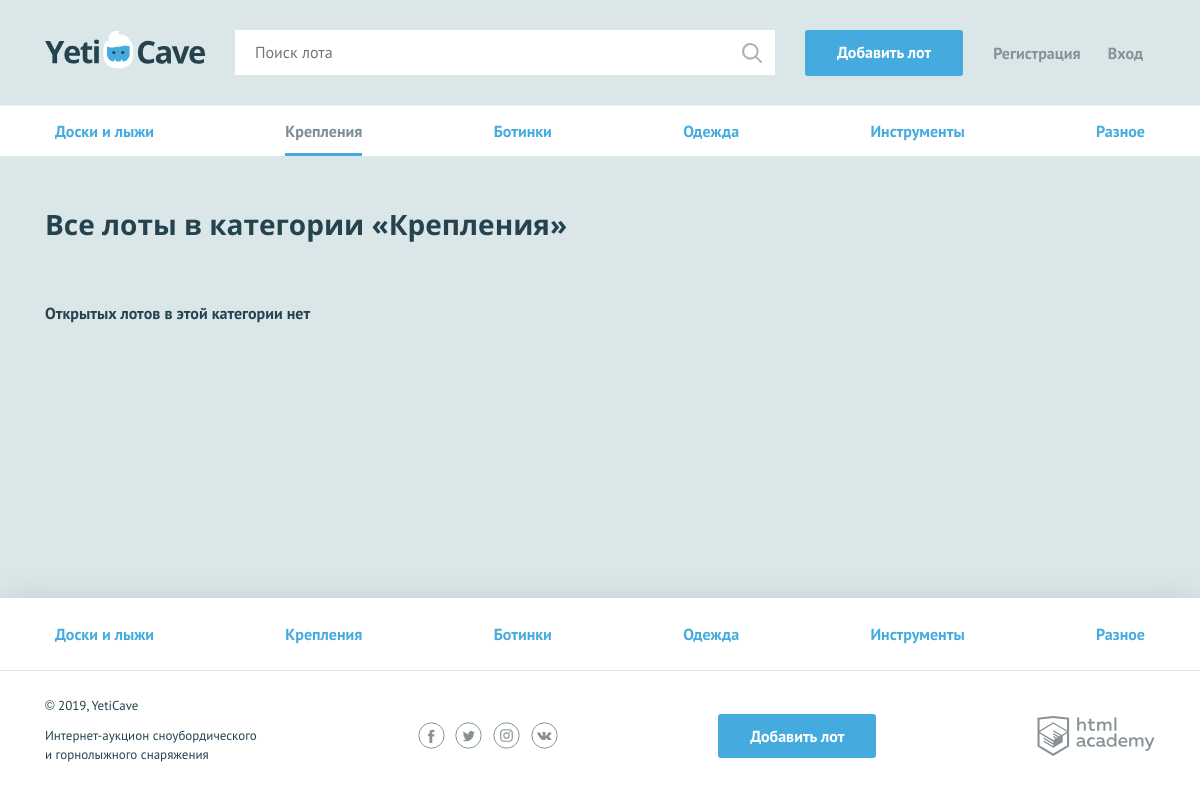
/categories.php?id=2, run on an earlier commit of the app's database.
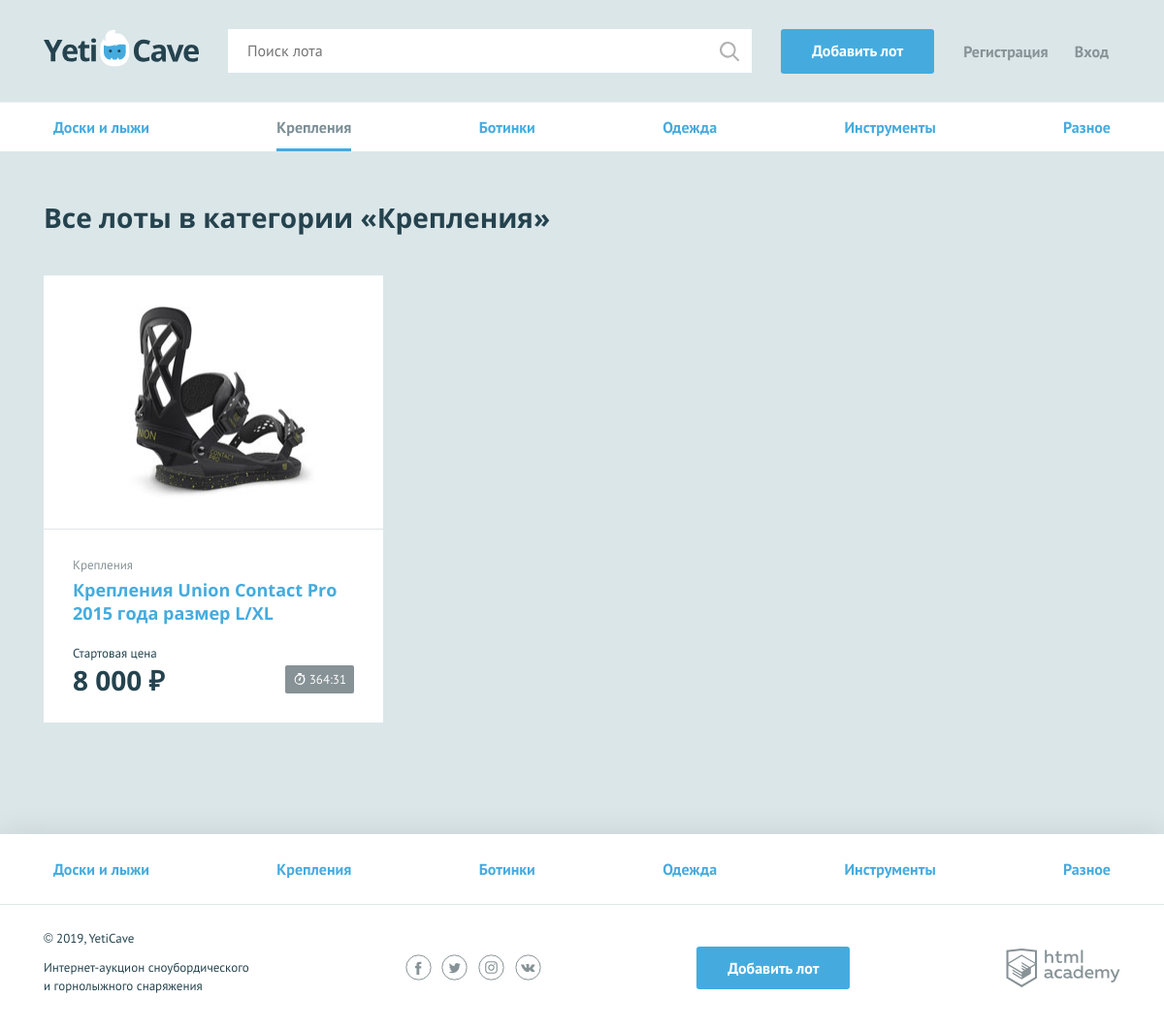
And on a later commit of the database.
### tables this page shows
CREATE TABLE Categories (
    PRIMARY KEY (id),
    id       INTEGER     NOT NULL AUTO_INCREMENT,
    code     VARCHAR(30) NOT NULL UNIQUE,
    category VARCHAR(60) NOT NULL UNIQUE
);

CREATE TABLE Lots (
    PRIMARY KEY (id),
    id          INTEGER       NOT NULL AUTO_INCREMENT,
    lot_name    VARCHAR(100)  NOT NULL,
    create_date DATETIME      DEFAULT CURRENT_TIMESTAMP,
    lot_info    VARCHAR(255),
    image_link  VARCHAR(255),
    start_price INTEGER       DEFAULT 0,
    final_date 	DATETIME      NOT NULL,
    step_rate   INTEGER       DEFAULT 1,
    author      INTEGER       NOT NULL,
    winner      INTEGER,
    cat_code    INTEGER       NOT NULL,

    FOREIGN KEY (author)   REFERENCES Users(id),
    FOREIGN KEY (winner)   REFERENCES Users(id),
    FOREIGN KEY (cat_code) REFERENCES Categories(id),

    FULLTEXT KEY flt_ix_lot_name_info (lot_name, lot_info),

    INDEX ix_lot_name (lot_name),
    INDEX ix_create_date (create_date),
    INDEX ix_start_price (start_price),
    INDEX ix_final_date (final_date),
    INDEX ix_author (author),
    INDEX ix_winner (winner)
);

### helpers.php (called while the page is built, shortened)
<?php
function include_template($name, array $data = [])
{
    $name = 'templates/' . $name;
    extract($data);
    require $name;
    $result = ob_get_clean();
    return $result;
}

### init.php (called while the page is built, shortened)
<?php
require_once 'helpers.php';
require_once 'functions.php';
$connect = mysqli_connect("localhost", "root", "_caberne55_S", "yeticave");
mysqli_set_charset($connect, "utf8");
$userName = "";
$sqlCategories = 'SELECT * FROM Categories';
$categories = getResultAsArray($connect, $sqlCategories);
$menu = include_template('menu.php', ['categories' => $categories]);

### functions.php (called while the page is built, shortened)
<?php
function formatSum($price, $currencySign = "")
{
    $roundSum = ceil($price);
    $result = number_format($roundSum, 0, ",", " ") . $currencySign;
    return $result;
}
function getDateRange($findate)
{
    $endDate = strtotime($findate);
    $nowDate = strtotime('now');
    $diffDate = $endDate - $nowDate;
    $hours = intval($diffDate / 3600);
    $arr[] = str_pad($hours, 2, "0", STR_PAD_LEFT);
    $minutes = intval(($diffDate % 3600) / 60);
    $arr[] = str_pad($minutes, 2, "0", STR_PAD_LEFT);
    return $arr;
}
function getResultAsArray($connect, $sqlQuery)
{
    $result = mysqli_query($connect, $sqlQuery);
    return mysqli_fetch_all($result, MYSQLI_ASSOC);
}
function getNumRows($connect, $sqlQuery)
{
    $result = mysqli_query($connect, $sqlQuery);
    return mysqli_num_rows($result);
}

### templates/categories.php (the view, shortened to what this page needs)
<main>
  <nav class="nav">
    <ul class="nav__list container">
    <?php foreach ($categories as $category): ?>
      <li class="nav__item <?=($currentCategory === $category['category']) ? "nav__item--current" : ""; ?>">
        <a href="categories.php?id=<?=$category['id']; ?>"><?=$category['category']; ?></a>
      </li>
    <?php endforeach; ?>
    </ul>
  </nav>
  <div class="container">
    <section class="lots">
      <h2>Все лоты в категории «<span><?=$currentCategory; ?></span>»</h2>
      <?=$lots; ?>
    </section>
  </div>
</main>

### templates/menu.php
<nav class="nav">
  <ul class="nav__list container">
   <?php foreach ($categories as $category): ?>
    <li class="nav__item">
      <a href="categories.php?id=<?=$category['id']; ?>"><?=$category['category']; ?></a>
    </li>
  <?php endforeach; ?>
  </ul>
</nav>

### templates/lots.php
<?php if (!empty($items)): ?>
<ul class="lots__list">
<?php foreach ($items as $item): ?>
  <li class="lots__item lot">
    <div class="lot__image">
      <img src="<?=$item['image_link']; ?>" width="350" height="260" alt="">
    </div>
    <div class="lot__info">
      <span class="lot__category"><?=$item['category']; ?></span>
      <h3 class="lot__title"><a class="text-link" href="lot.php?id=<?=$item['id']; ?>"><?=$item['lot_name']; ?></a></h3>
      <div class="lot__state">
        <div class="lot__rate">
        <?php if (isset($item['rate'])): ?>
          <span class="lot__amount"><?=$item['count'] . ' ' . get_noun_plural_form($item['count'], 'ставка', 'ставки', 'ставок'); ?></span>
          <span class="lot__cost"><?=formatSum($item['rate']) . ' ₽'; ?></span>
        <?php else: ?>
          <span class="lot__amount">Стартовая цена</span>
          <span class="lot__cost"><?=formatSum($item['start_price']) . ' ₽'; ?></span>
        <?php endif; ?>
        </div>
        <div class="lot__timer timer <?=getDateRange($item['final_date'])[0] == '00' ? "timer--finishing" : ""; ?>">
          <?=implode(":", getDateRange($item['final_date'])); ?>
        </div>
      </div>
    </div>
  </li>
<?php endforeach; ?>
</ul>
<?php else: ?>
<p><b><?=$notFound; ?></b></p>
<?php endif; ?>

### templates/layout.php (shortened to what this page needs)
<!DOCTYPE html>
<html lang="ru">
<head>
  <link href="../css/normalize.min.css" rel="stylesheet">
  <link href="../css/style.css" rel="stylesheet">
</head>
<body>
<div class="page-wrapper">
  <header class="main-header">
    <div class="main-header__container container">
      <a class="main-header__logo" href="index.php">
        <img src="../img/logo.svg" width="160" height="39" alt="Логотип компании YetiCave">
      </a>
      <form class="main-header__search" method="GET" action="search.php" autocomplete="off">
        <input type="search" name="search" placeholder="Поиск лота" value="<?=isset($_GET['search']) ? htmlspecialchars(trim($_GET['search'])) : ""; ?>">
        <input class="main-header__search-btn" type="submit" name="find" value="Найти">
      </form>
      <a class="main-header__add-lot button" href="add.php">Добавить лот</a>
      <nav class="user-menu">
      <?php if (isset($_SESSION['user'])): ?>
        <div class="user-menu__logged">
          <p><?=$userName; ?></p>
          <a class="user-menu__bets" href="mybets.php">Мои ставки</a>
          <a class="user-menu__logout" href="logout.php">Выход</a>
        </div>
      <?php else: ?>
        <ul class="user-menu__list">
          <li class="user-menu__item">
            <a href="signup.php">Регистрация</a>
          </li>
          <li class="user-menu__item">
            <a href="login.php">Вход</a>
          </li>
        </ul>
      <?php endif; ?>
      </nav>
    </div>
  </header>
<?=$content; ?>
</div>
<footer class="main-footer">
  <?=$menu; ?>
  <div class="main-footer__bottom container">
    <div class="main-footer__copyright">
      <p>© 2019, YetiCave</p>
      <p>Интернет-аукцион сноубордического и горнолыжного снаряжения</p>
    </div>
    <div class="main-footer__social social">
      <a class="social__link social__link--facebook" href="#">
      </a>
      <a class="social__link social__link--twitter" href="#">
      </a>
      <a class="social__link social__link--instagram" href="#">
      </a>
      <a class="social__link social__link--vkontakte" href="#">
      </a>
    </div>
    <a class="main-footer__add-lot button" href="add.php">Добавить лот</a>
    <div class="main-footer__developed-by">
      <a class="logo-academy" href="https://htmlacademy.ru/intensive/php">
      </a>
    </div>
  </div>
</footer>
</body>
</html>

### categories.php
<?php
require_once 'init.php';
$notFound = "Открытых лотов в этой категории нет";
$request = $_GET['id'];
foreach ($categories as $category) {
    if ($request === $category['id']) {
        $request = $category;
        $title = $category['category'];
        break;
    }
}
if ($_GET['id'] > 0 && $_GET['id'] <= count($categories)) {
    $currentCategory = $categories[$_GET['id'] - 1]['category'];
    $sqlCountLotsOnCategory = "SELECT Lots.id
                                 FROM Lots
                                      LEFT JOIN Categories
                                             ON Lots.cat_code = Categories.id
                                WHERE final_date > now()
                                  AND cat_code = {$_GET['id']}";
    $countLotsOnCategory = getNumRows($connect, $sqlCountLotsOnCategory);
    $currentPage = $_GET['page'] ?? 1;
    $pageLotsLimit = 9;
    $offset = ($currentPage - 1) * $pageLotsLimit;
    $pagesCount = ceil($countLotsOnCategory / $pageLotsLimit);
    $pages = range(1, $pagesCount);
    $sqlLotsByCategory = "SELECT Lots.id, lot_name, image_link, start_price, final_date, rate, count, category
                            FROM Lots
                                 LEFT JOIN
                                   (SELECT lot_id, date_rate, count(rate) AS count, MAX(rate) AS rate
                                      FROM Rates
                                     GROUP BY lot_id) Rates
                                        ON Lots.id = Rates.lot_id
                                 LEFT JOIN Categories
                                        ON Lots.cat_code = Categories.id
                           WHERE final_date > now()
                             AND Categories.id = {$_GET['id']}
                           ORDER BY create_date DESC
                           LIMIT $pageLotsLimit
                          OFFSET $offset";
    $items = getResultAsArray($connect, $sqlLotsByCategory);
    $lots = include_template('lots.php', ['items' => $items, 'notFound' => $notFound]);
    $pageContent = include_template('categories.php', [
        'lots' => $lots,
        'pages' => $pages,
        'pagesCount' => $pagesCount,
        'categories' => $categories,
        'currentPage' => $currentPage,
        'currentCategory' => $currentCategory
    ]);
} else {
    $title = '404';
    $pageContent = include_template('404.php', ['menu' => $menu]);
}
$layoutContent = include_template('layout.php', [
    'menu' => $menu,
    'title' => $title,
    'userName' => $userName,
    'content' => $pageContent
]);
print($layoutContent);

What changed in the data, as far as the page shows it:
now on this page (row edited): lots: image_link (picture), cat_code.category "Крепления", lot_name "Крепления Union Contact Pro 2015 года размер L/XL", start_price "8 000", final_date "364:31"
Also different on the page:
$notFound: "Открытых лотов в этой категории нет" → (not shown)
